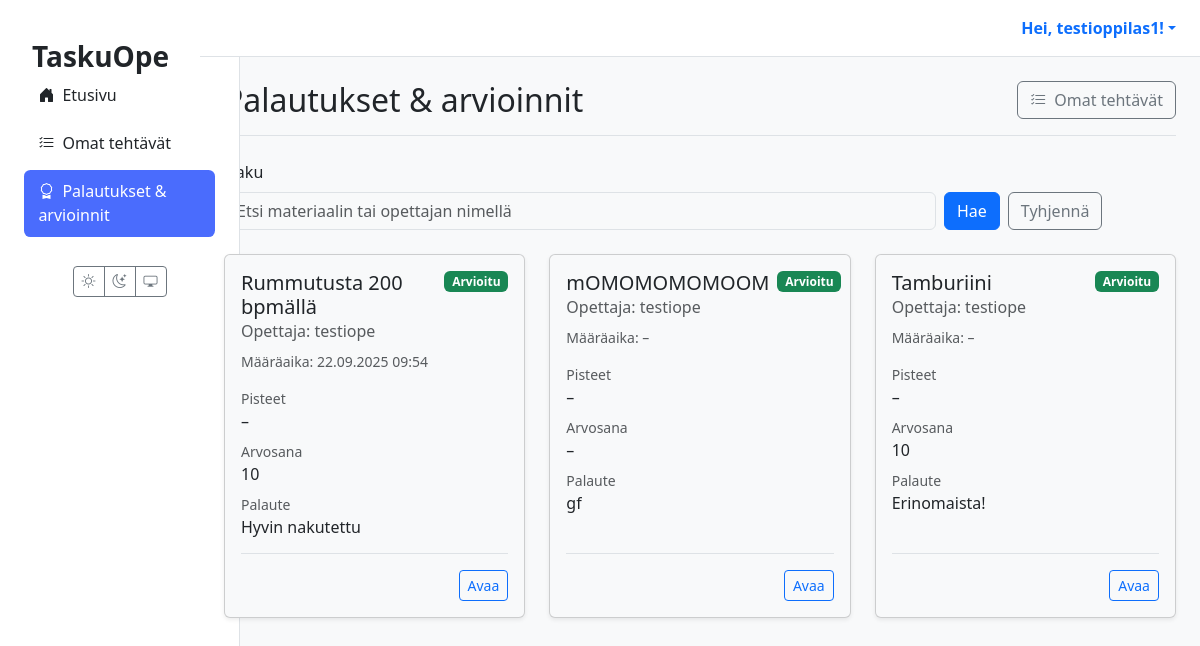
/oppilas/palautukset/ (signed in), run on an earlier commit of the app's database.
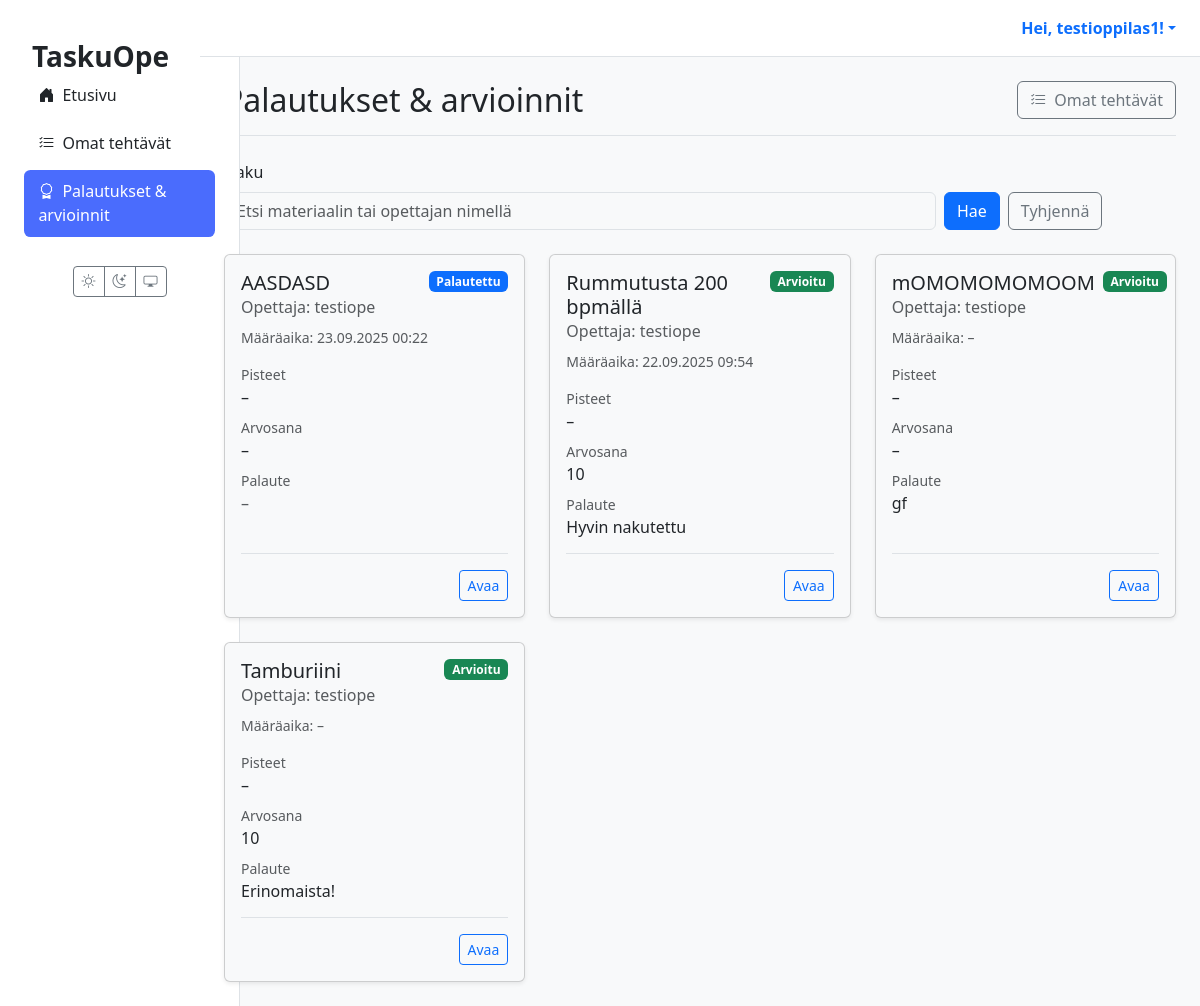
And on a later commit of the database.
### materials/models.py (models this page shows, shortened)
class Assignment(models.Model):
    class Status(models.TextChoices):
        ASSIGNED     = "ASSIGNED",     _("Annettu")
        IN_PROGRESS  = "IN_PROGRESS",  _("Kesken")
        SUBMITTED    = "SUBMITTED",    _("Palautettu")
        GRADED       = "GRADED",       _("Arvioitu")
    id = models.UUIDField(primary_key=True, default=uuid.uuid4, editable=False)
    material = models.ForeignKey(
        Material,
        on_delete=models.CASCADE
    )
    student = models.ForeignKey(
        settings.AUTH_USER_MODEL,
        related_name='assignments',
        on_delete=models.CASCADE,
        limit_choices_to={'role': 'STUDENT'}
    )
    assigned_by = models.ForeignKey(
        settings.AUTH_USER_MODEL,
        related_name='assigned_tasks',
        on_delete=models.CASCADE,
        limit_choices_to={'role': 'TEACHER'}
    )
    due_at = models.DateTimeField(null=True, blank=True)
    status = models.CharField(
        max_length=20,
        choices=Status.choices,
        default=Status.ASSIGNED,
    )
    draft_response = models.TextField(blank=True, null=True)
    created_at = models.DateTimeField(auto_now_add=True)
    class Meta:
        constraints = [
            models.UniqueConstraint(
                fields=['material', 'student'],
                name='unique_assignment_per_student'
            ),
        ]
        indexes = [
            models.Index(fields=['status']),
            models.Index(fields=['due_at']),
            models.Index(fields=['student']),
            models.Index(fields=['assigned_by']),
        ]

class Material(models.Model):
    class MaterialType(models.TextChoices):
        TASK = 'tehtävä', 'Tehtävä'
        LEARNING_MATERIAL = 'oppimateriaali', 'Oppimateriaali'
        TEST = 'testi', 'Testi'
        EXAM = 'koe', 'Koe'
        VIDEO = 'video', 'Video'
        GAME = 'peli', 'Peli'
    class Status(models.TextChoices):
        DRAFT = 'DRAFT', 'Draft'
        PENDING_APPROVAL = 'PENDING', 'Pending Approval'
        APPROVED = 'APPROVED', 'Approved'
        REJECTED = 'REJECTED', 'Rejected'
    GRADE_CHOICES = [(str(i), f"{i}. luokka") for i in range(1, 10)]
    id = models.UUIDField(primary_key=True, default=uuid.uuid4, editable=False)
    title = models.CharField(max_length=255)
    content = models.TextField(help_text="The raw content generated by the AI.")
    structured_content = models.JSONField(null=True, blank=True, help_text="Parsed content, e.g., quiz questions.")
    material_type = models.CharField(max_length=50, choices=MaterialType.choices, default=MaterialType.TASK)
    subject = models.CharField(max_length=100, null=True, blank=True)
    grade_level = models.CharField(max_length=20, choices=GRADE_CHOICES, null=True, blank=True)
    audience = models.JSONField(null=True, blank=True, help_text="e.g., {'learning_styles': ['visual'], 'languages': ['en', 'fi']}")
    author = models.ForeignKey(settings.AUTH_USER_MODEL, related_name='authored_materials', on_delete=models.CASCADE, limit_choices_to={'role': 'TEACHER'})
    prompt = models.ForeignKey(Prompt, on_delete=models.SET_NULL, null=True, blank=True)
    status = models.CharField(max_length=50, choices=Status.choices, default=Status.DRAFT)
    version = models.IntegerField(default=1)
    parent = models.ForeignKey('self', on_delete=models.SET_NULL, null=True, blank=True, related_name='versions')
    created_at = models.DateTimeField(auto_now_add=True)
    updated_at = models.DateTimeField(auto_now=True)

class Submission(models.Model):
    class Status(models.TextChoices):
        IN_PROGRESS = 'IN_PROGRESS', 'Kesken'
        SUBMITTED   = 'SUBMITTED',   'Palautettu'
    id = models.UUIDField(
        primary_key=True,
        default=uuid.uuid4,
        editable=False
    )
    assignment = models.ForeignKey(
        'materials.Assignment',
        on_delete=models.CASCADE,
        related_name='submissions'
    )
    student = models.ForeignKey(
        settings.AUTH_USER_MODEL,
        on_delete=models.CASCADE,
        limit_choices_to={'role': 'STUDENT'}
    )
    status = models.CharField(
        max_length=20,
        choices=Status.choices,
        default=Status.SUBMITTED
    )
    grade = models.IntegerField(
        null=True,
        blank=True,
        validators=[MinValueValidator(4), MaxValueValidator(10)],
        help_text="Numeroarvosana 4–10"
    )
    score = models.DecimalField(
        max_digits=6,
        decimal_places=2,
        null=True,
        blank=True,
        help_text="Saadut pisteet"
    )
    max_score = models.DecimalField(
        max_digits=6,
        decimal_places=2,
        null=True,
        blank=True,
        help_text="Maksimipisteet"
    )
    feedback = models.TextField(
        blank=True,
        help_text="Opettajan palaute"
    )
    response = models.TextField(blank=True)
    created_at = models.DateTimeField(auto_now_add=True)
    started_at = models.DateTimeField(auto_now_add=True)
    submitted_at = models.DateTimeField(null=True, blank=True)
    graded_at = models.DateTimeField(null=True, blank=True)

### users/models.py (models this page shows)
class CustomUser(AbstractUser):
    class Role(models.TextChoices):
        TEACHER = 'TEACHER', 'Teacher'
        STUDENT = 'STUDENT', 'Student'
    role = models.CharField(max_length=50, choices=Role.choices)

### materials/views.py (the view, shortened to what this page needs)
# urls.py: path("oppilas/palautukset/", views.student_grades_view, name="student_grades"),
@login_required(login_url='kirjaudu')
def student_grades_view(request):
    if request.user.role != 'STUDENT':
        return redirect('dashboard')
    q = (request.GET.get('q') or '').strip()
    qs = (Assignment.objects
          .select_related('material', 'assigned_by')
          .filter(student=request.user, status__in=['SUBMITTED', 'GRADED'])
          .order_by('-created_at'))
    paginator = Paginator(qs, 10)
    page_number = request.GET.get('page')
    page_obj = paginator.get_page(page_number)
    return render(request, 'student/grades.html', {
        'assignments': page_obj,
        'q': q,
        'page_obj': page_obj,
        'now': timezone.now(),
    })

### templates/student/grades.html (shortened to what this page needs)
{% extends 'partials/base.html' %}
{% block content %}
<div class="container-fluid">
  <div class="d-flex justify-content-between align-items-center mb-4 border-bottom pb-3">
    <h1 class="h2 mb-0">Palautukset & arvioinnit</h1>
    <a href="{% url 'student_assignments' %}" class="btn btn-outline-secondary">
      <i class="bi bi-list-check me-1"></i> Omat tehtävät
    </a>
  </div>
  <form class="row g-2 align-items-end mb-4" method="get" action=".">
    <div class="col-12 col-md-9">
      <label class="form-label">Haku</label>
      <input class="form-control" type="search" name="q" value="{{ q }}" placeholder="Etsi materiaalin tai opettajan nimellä">
    </div>
    <div class="col-12 col-md-3 d-flex gap-2">
      <button class="btn btn-primary" type="submit">Hae</button>
      <a class="btn btn-outline-secondary" href=".">Tyhjennä</a>
    </div>
  </form>
  <section class="materials-list">
    <div class="row row-cols-1 row-cols-md-2 row-cols-xl-3 g-4">
      {% for a in assignments %}
      {% with sub=a.submissions.last %}
      <div class="col">
        <div class="card h-100 shadow-sm">
          <div class="card-body d-flex flex-column">
            <div class="d-flex justify-content-between align-items-start gap-2">
              <h5 class="card-title mb-1">{{ a.material.title }}</h5>
              <span class="badge
                {% if a.status == 'GRADED' %}bg-success
                {% elif a.status == 'SUBMITTED' %}bg-primary
                {% else %}bg-secondary{% endif %}">
                {{ a.get_status_display }}
              </span>
            </div>
            <p class="card-subtitle mb-2 text-muted">
              Opettaja: {{ a.assigned_by.get_full_name|default:a.assigned_by.username }}
            </p>
            <p class="mb-3 small text-muted">
              Määräaika: {{ a.due_at|date:"d.m.Y H:i"|default:"–" }}
            </p>
            <div class="mb-2">
              <div class="small text-muted">Pisteet</div>
              <div class="fw-medium">
                {% if sub and sub.points_obtained is not None %}
                  {{ sub.points_obtained|floatformat:"-2" }}{% if sub.points_max is not None %} / {{ sub.points_max|floatformat:"-2" }}{% endif %}
                {% else %}–{% endif %}
              </div>
            </div>
            <div class="mb-2">
              <div class="small text-muted">Arvosana</div>
              <div class="fw-medium">{{ sub.grade|default:"–" }}</div>
            </div>
            <div class="mb-2">
              <div class="small text-muted">Palaute</div>
              {% if sub and sub.feedback %}
                <span class="d-inline-block text-truncate" style="max-width: 100%;" title="{{ sub.feedback }}">{{ sub.feedback }}</span>
              {% else %}
                <span class="text-muted">–</span>
              {% endif %}
            </div>
            <div class="mt-auto pt-3 border-top">
              <div class="d-flex justify-content-end">
                <a class="btn btn-sm btn-outline-primary" href="{% url 'assignment_detail' assignment_id=a.id %}">
                  Avaa
                </a>
              </div>
            </div>
          </div>
        </div>
      </div>
      {% endwith %}
      {% empty %}
      <div class="col-12">
        <div class="alert alert-secondary mb-0" role="alert">
          Ei palautettuja tai arvioituja tehtäviä vielä.
        </div>
      </div>
      {% endfor %}
    </div>
  </section>
</div>
{% endblock %}

What changed in the data, as far as the page shows it:
added Assignment: material "AASDASD", status "Palautettu", assigned_by.get_full_name "testiope", due_at "23.09.2025 00:22", submissions.last.grade "–"
